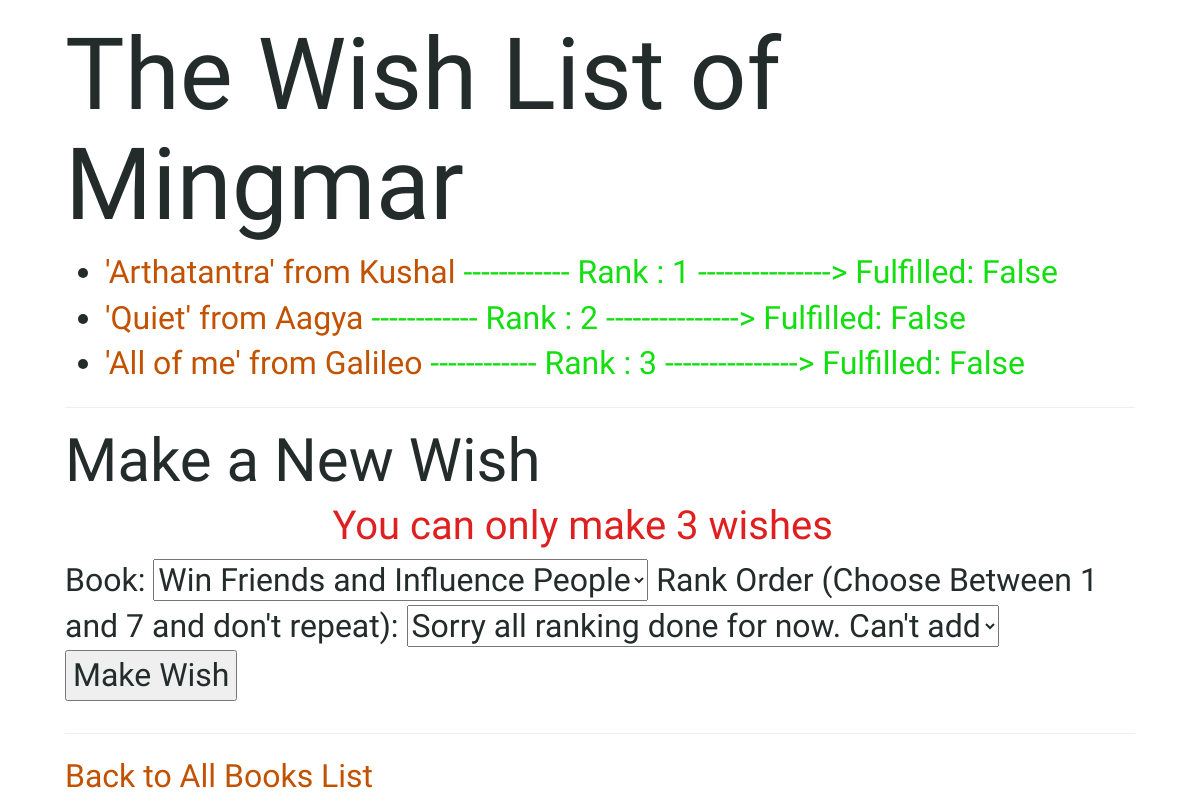
Before: /person/21/yourwishes with the older database file.
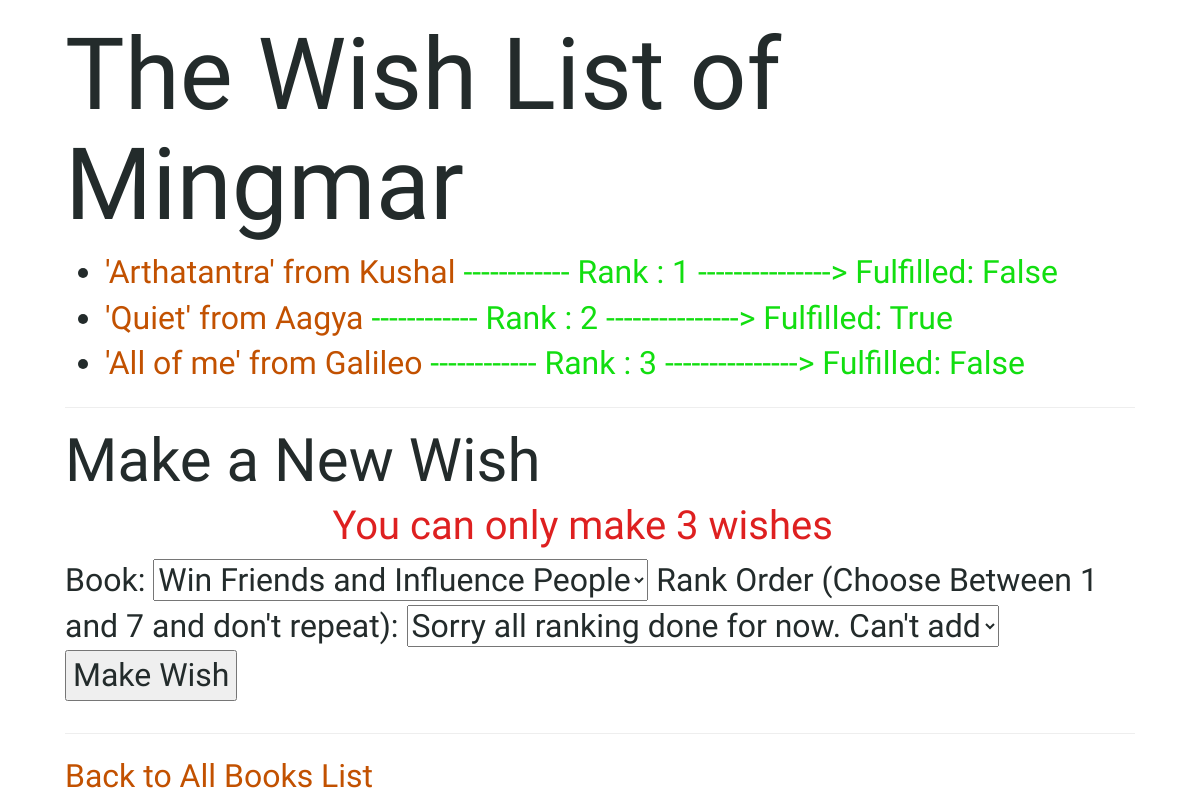
After: the same page with the newer database file.
### books/models.py (models this page shows, shortened)
class Wish(models.Model):
    book = models.ForeignKey(Book, on_delete=models.CASCADE, related_name="wishes")
    wisher = models.ForeignKey(Person, on_delete=models.CASCADE, related_name="wishes") ### The Person who is making the wish
    angel = models.ForeignKey(Person, on_delete=models.CASCADE, related_name='wishes_to_fulfill', null=True) ### The Person who fulfills the wish therefore, the ANGEL
    fulfilled = models.BooleanField(default=False)
    rank = models.IntegerField(default=1)  ### The Number One Book

class Book(models.Model):
    name = models.CharField(max_length=20, default="Invisible Book")
    summary = models.TextField(max_length=100, null=True)
    owner = models.ForeignKey(Person, on_delete=models.CASCADE, related_name="books", null=True)
    available = models.BooleanField(default=True)
    def __str__(self):
        return f"{self.name}"

class Person(models.Model):
    name = models.CharField(max_length=20, default="Mr Nobody")
    def __str__(self):
        return f"{self.name}"

### books/views.py (the view)
# urls.py: path('person/<int:person_id>/yourwishes', views.yourwishes, name='yourwishes'),
def yourwishes(request, person_id):
	try:
		person = Person.objects.get(pk=person_id)
		book_id_list = [book.id for book in person.books.all()]
		wish_book_id_list = [wish.book.id for wish in person.wishes.all()]
		wished_ranks = [wish.rank for wish in person.wishes.all()]
	except Person.DoesNotExist:
		raise Http404("Person does not exist.")
	context = {
		"person": person,
		"wishes": person.wishes.all(),
		"available_ranks": [ rank for rank in [1, 2] if rank not in wished_ranks ],
		"newbooks": Book.objects.exclude(id__in = book_id_list).exclude(id__in = wish_book_id_list).all()
	}
	return render(request, "books/yourwishes.html", context)

### books/templates/books/yourwishes.html (shortened to what this page needs)
{% extends "books/base.html" %}
{% block body %}
	<h1>The Wish List of {{ person.name }} </h1>
    <ul>
        {% for wish in wishes %}
            <li><span class="kingqueen">'{{ wish.book }}' from {{ wish.angel }} </span><span class="wish"> ------------ Rank : {{ wish.rank }} ---------------> Fulfilled:  {{ wish.fulfilled }} </span> </li>
        {% empty %}
            <li> No wishes made yet.</li>
        {% endfor %}
    </ul>
    <hr>
    <h2>Make a New Wish</h2>
	<h4 class="center error">You can only make 3 wishes</h4>
    <form action="{% url 'addwish' person.id %}" method="post">
		Book:
            <select name="book_id">
    			{% for nbook in newbooks %}
    				<option value="{{ nbook.id }}"> {{ nbook }} </option>
                {% empty %}
                    <option value="null" class="error"> Sorry there are no new books to wish upon.</option>
    			{% endfor %}
    		</select>
        Rank Order (Choose Between 1 and 7 and don't repeat):
			<select name="rank">
				{% for rank in available_ranks %}
    				<option value="{{ rank }}"> {{ rank }} </option>
                {% empty %}
                    <option value="null" class="error"> Sorry all ranking done for now. Can't add</option>
    			{% endfor %}
		<input type="submit" value="Make Wish">
	</form>
	<hr>
	<a href="{% url 'index' %}">Back to All Books List</a>
{% endblock %}

Changed rows visible on the page:
changed Wish "Quiet": fulfilled "False" → "True"
